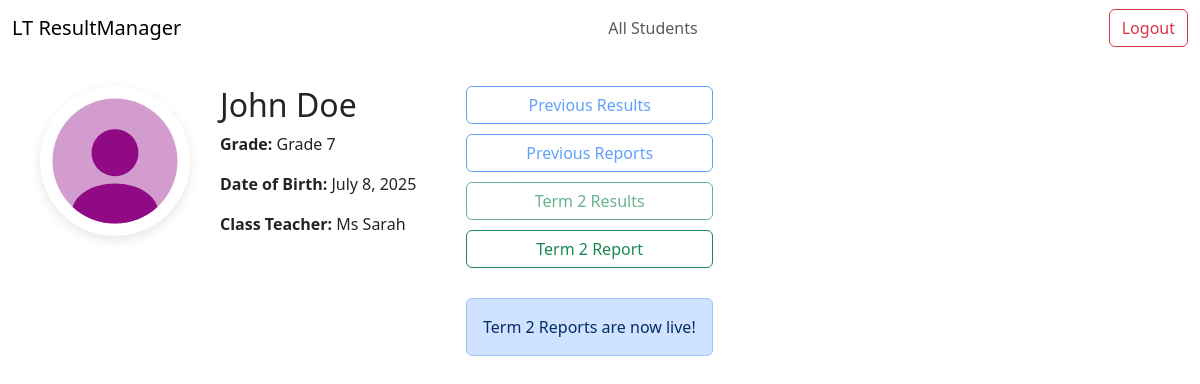
Page /students/13/ (signed in) on the committed database.
### main/models.py (models this page shows, shortened)
class Student(models.Model):
    first_name = models.CharField(max_length=50)
    surname = models.CharField(max_length=50)
    dob = models.DateField(blank=True, null=True)
    grade = models.CharField(max_length=10, choices=GRADE_CHOICES)
    class_teacher = models.ForeignKey(
        "Teacher", on_delete=models.SET_NULL, null=True, related_name='class_students')
    subjects = models.ManyToManyField(
        "Subject", related_name='subject_students', blank=True)
    profile_pic = models.ImageField(
        upload_to='student_pics/', blank=True, null=True)

class Teacher(models.Model):
    user = models.OneToOneField(
        User, on_delete=models.CASCADE, null=True, blank=True)
    name = models.CharField(max_length=50)
    grade = models.CharField(max_length=10, choices=GRADE_CHOICES)
    subjects = models.ManyToManyField(
        "Subject", related_name='subject_teachers', blank=True)
    signature = models.ImageField(
        upload_to='signatures/', blank=True, null=True)

### main/views.py (the view)
@login_required
def student(request, student_id):
    student = get_object_or_404(Student, id=student_id)
    return render(request, 'main/student.html', {'student': student})

### main/templates/main/student.html (shortened to what this page needs)
{% extends "main/base.html" %}
{% load static %}
{% block content %}
<div class="student-report-page" style="display: flex;  margin: 30px 40px;">
    <div class="student-report-profile">
        {% if student.profile_pic %}
        <img class="student-image" src="{{ student.profile_pic.url }}" alt="Profile Picture"
            style="width: 150px; height: 150px; object-fit: cover; border-radius: 10px; margin-right: 30px;">
        {% else %}
        <img src="{% if student.profile_image %}{{ student.profile_image.url }}{% else %}{% static 'main/images/default_profile_image_2.svg' %}{% endif %}"
            class="student-image" alt="{{ student.first_name }} {{ student.surname }}">
        {% endif %}
        <div class="student-report-information">
            <h2>{{ student.first_name }} {{ student.surname }}</h2>
            <p><strong>Grade:</strong> {{ student.grade }}</p>
            <p><strong>Date of Birth:</strong> {{ student.dob }}</p>
            <p><strong>Class Teacher:</strong> {{ student.class_teacher.name }}</p>
        </div>
        <div class="report-buttons" style="display: flex; flex-direction: column; gap: 10px; ">
            <button class="btn btn-outline-primary" disabled>Previous Results</button>
            <button class="btn btn-outline-primary" disabled>Previous Reports</button>
            <button class="btn btn-outline-success" disabled>Term 2 Results</button>
            <a href="{% url 'student_report' student.id %}" class="btn btn-outline-success d-none d-md-inline-block"
                role="button">
                Term 2 Report
            </a>
            <div class="alert alert-primary alert-animate" role="alert"
                style="   margin-top: 20px; text-align: center;">
                Term 2 Reports are now live!<br>
            </div>
        </div>
    </div>
    {% endblock %}

### main/static/main/styles/styles.css (style rules this page uses)
.student-report-profile { display: flex; align-items: flex-start; justify-content: space-between }
.report-buttons { margin-left: 50px; }
.alert-animate { animation: pulse-scale 1s ease-in-out infinite; will-change: transform; transform-origin: center; }
.student-image { width: 150px; height: 150px; object-fit: cover; border-radius: 50%; display: block; margin: 0 auto; box-shadow: 0 4px 12px rgba(0, 0, 0, 0.1); }
.student-report-profile img { margin-right: 30px; }

### rows in the picture
Student: first_name "John", surname "Doe", grade "Grade 7", dob "July 8, 2025", class_teacher.name "Ms Sarah"
